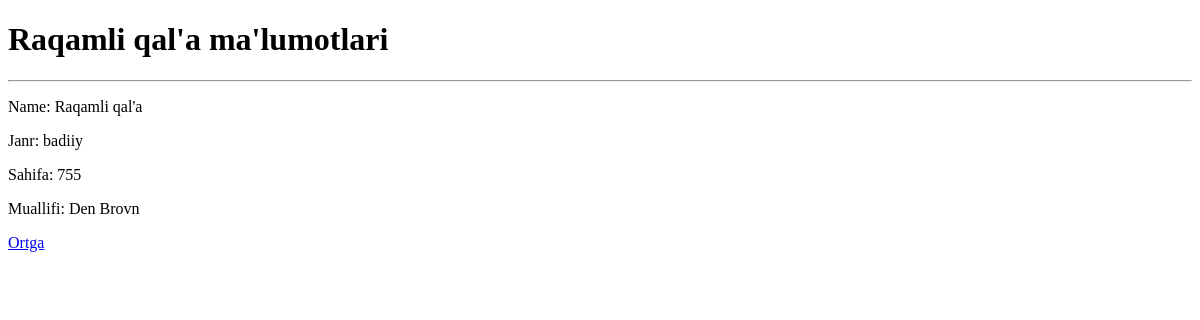
/kitob/2/, run on an earlier commit of the app's database.
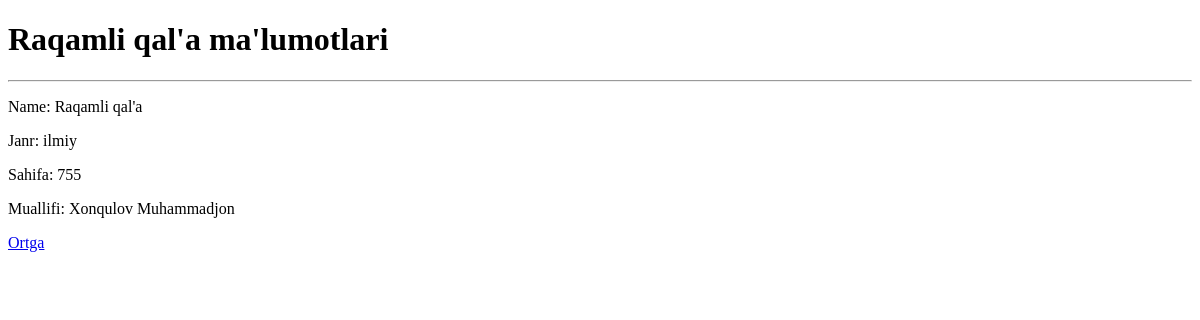
And on a later commit of the database.
### main/models.py (models this page shows, shortened)
class Kitob(models.Model):
    nom = models.CharField(max_length=255)
    janr = models.CharField(max_length=255)
    sahifa = models.PositiveIntegerField()
    muallif = models.ForeignKey(Muallif, on_delete=models.CASCADE, )
    class Meta:
        verbose_name = 'Kitob'
        verbose_name_plural = 'Kitoblar'

class Muallif(models.Model):
    ism = models.CharField(max_length=255)
    jins = models.CharField(max_length=255, choices=(('erkak', 'erkak'), ('ayol', 'ayol')))
    tugilgan_sana = models.DateTimeField()
    kitob_soni = models.PositiveIntegerField()
    tirik = models.BooleanField(default=True)
    def __str__(self):
        return self.ism
    class Meta:
        verbose_name = 'Muallif'
        verbose_name_plural = 'Mualliflar'

### main/views.py (the view)
# urls.py: path("kitob/<int:kitob_id>/", tanlangan_kitob_view, name="tanlangan_kitob"),
def tanlangan_kitob_view(request, kitob_id):
    kitob = Kitob.objects.get(id=kitob_id)
    context = {
        'kitob': kitob,
    }
    return render(request, "tanlangan-kitob.html", context=context)

### templates/tanlangan-kitob.html (shortened to what this page needs)
<!DOCTYPE html>
<html lang="en">
<head>
</head>
<body>
    <h1>{{kitob.nom}} ma'lumotlari</h1>
    <hr>
    <p>Name: {{kitob.nom}}</p>
    <p>Janr: {{kitob.janr}}</p>
    <p>Sahifa: {{kitob.sahifa}}</p>
    <p>Muallifi: {{kitob.muallif}}</p>
    <a href="/kitob">Ortga</a>
</body>
</html>

What changed in the data, as far as the page shows it:
changed Kitob "Raqamli qal'a": janr "badiiy" → "ilmiy"; muallif "Den Brovn" → "Xonqulov Muhammadjon"
